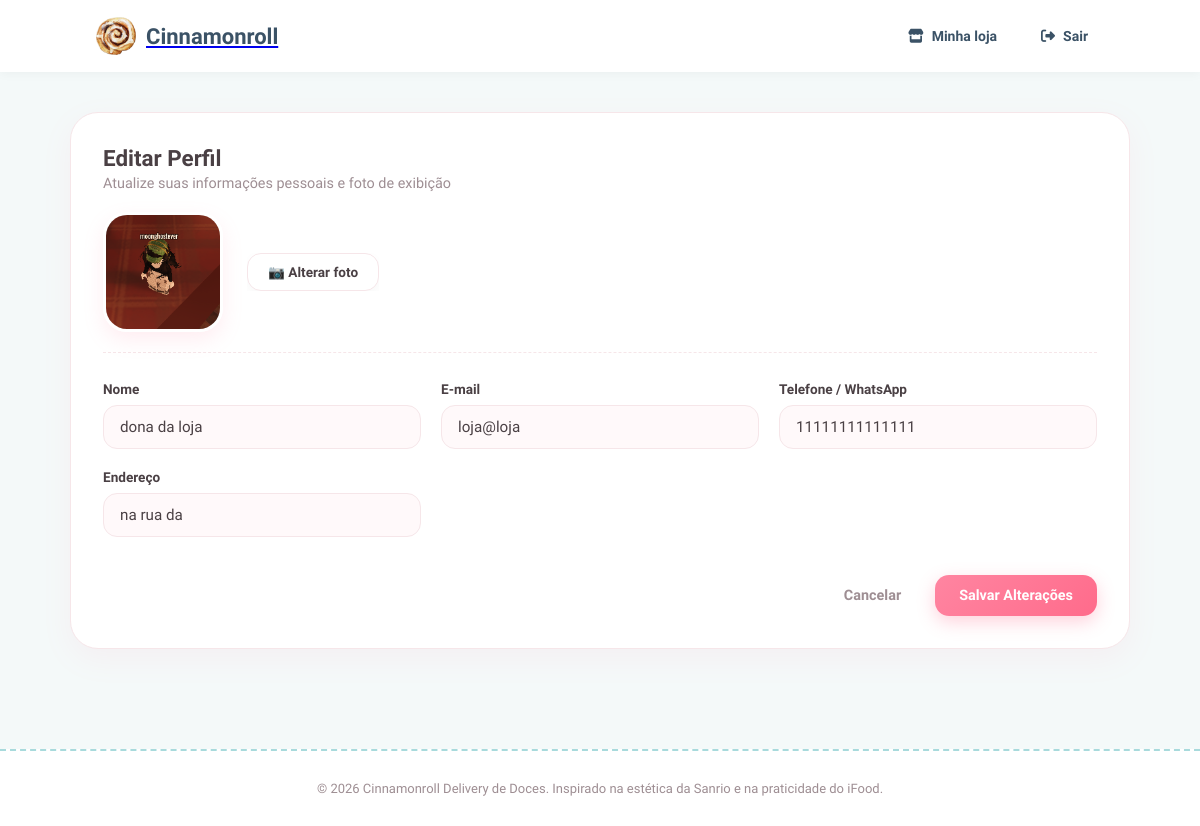
The page /perfilCliente/editar/ (signed in) on the database its author committed.
### core/models.py (models this page shows, shortened)
class Perfil(models.Model):
    TIPO_USUARIO = (
        ("CLIENTE", "Cliente"),
        ("VENDEDOR", "Vendedor"),
        ("ADMINISTRADOR", "Admin"),
    )
    usuario = models.OneToOneField(
        User,
        on_delete=models.CASCADE,
        related_name="perfil"
    )
    tipo = models.CharField(max_length=13, choices=TIPO_USUARIO)
    telefone = models.CharField(max_length=20, blank=True)
    endereco = models.CharField(max_length=255, blank=True)
    nome_loja = models.CharField(max_length=100, blank=True)
    descricao_loja = models.TextField(blank=True)
    foto = models.ImageField(upload_to="lojas/", blank=True, null=True)

### core/views.py (the view, shortened to what this page needs)
# urls.py: path('perfilCliente/editar/', views.editar_perfil, name='editar_perfil_cliente'),
@login_required
def editar_perfil(request):
    perfil = request.user.perfil
    usuario = request.user
    return render(request, 'core/editarPerfilCliente.html', {'perfil': perfil})

### core/templates/core/editarPerfilCliente.html (shortened to what this page needs)
{% extends 'core/base.html' %}
{% load static %}
{% block head %}
<link rel="stylesheet" href="{% static 'forms.css' %}">
<link rel="stylesheet" href="{% static 'perfis.css' %}?v=2.1">
{% endblock %}
{% block content %}
<div class="perfil-cliente">
    <section class="cliente-secao">
        <div class="secao-cabecalho">
            <h2>Editar Perfil</h2>
            <p>Atualize suas informações pessoais e foto de exibição</p>
        </div>
        <form method="POST" enctype="multipart/form-data" class="form-editar-perfil">
            <div class="campo-foto">
                <div class="cliente-foto foto-preview">
                    {% if perfil.foto %}
                        <img src="{{ perfil.foto.url }}" alt="Foto do perfil">
                    {% else %}
                        <div class="cliente-foto-vazia"></div>
                    {% endif %}
                </div>
                <div class="upload-btn-wrapper">
                    <label for="id_foto" class="botao-editar">📷 Alterar foto</label>
                </div>
            </div>
            <div class="form-grid">
                <div class="campo-grupo">
                    <label for="first_name">Nome</label>
                    <input type="text" id="first_name" name="first_name" value="{{ perfil.usuario.first_name }}" placeholder="Seu nome completo" required>
                </div>
                <div class="campo-grupo">
                    <label for="email">E-mail</label>
                    <input type="email" id="email" name="email" value="{{ perfil.usuario.email }}" placeholder="seu.email@exemplo.com" required>
                </div>
                <div class="campo-grupo">
                    <label for="telefone">Telefone / WhatsApp</label>
                    <input type="text" id="telefone" name="telefone" value="{{ perfil.telefone|default:'' }}" placeholder="(00) 00000-0000">
                </div>
                <div class="campo-grupo">
                    <label for="endereco">Endereço</label>
                    <input type="text" id="endereco" name="endereco" value="{{ perfil.endereco|default:'' }}" placeholder="Rua, número, bairro...">
                </div>
            </div>
            <div class="form-acoes">
                <a href="{% url 'perfilCliente' %}" class="botao-cancelar">Cancelar</a>
                <button type="submit" class="botao-acao">Salvar Alterações</button>
            </div>
        </form>
    </section>
</div>
{% endblock %}

### static/style.css (style rules this page uses)
:root { --primary-blue: #a8dadc; --light-blue: #f4f9f9; --accent-pink: #ff94b9; --soft-pink-bg: #fff0f5; --soft-yellow: #fff3bf; --text-color: #3b5266; --text-muted: #7890a8; --white: #ffffff; --gray-bg: #f4f6f8; --border-color: #eef2f6; --shadow-soft: 0 4px 16px rgba(168, 218, 220, 0.15); --border-radius-lg: 20px; --border-radius-sm: 14px; }
* { margin: 0; padding: 0; box-sizing: border-box; font-family: 'Quicksand', sans-serif; }
body { background-color: var(--light-blue); color: var(--text-color); }
section { margin-bottom: 40px; }

### static/perfis.css (style rules this page uses)
:root { --primary: #FF85A1; --primary-hover: #FF6B8B; --bg-light: #FFF9FA; --card-bg: #FFFFFF; --text-main: #4A4044; --text-muted: #9E8E93; --accent-green: #4EBA8A; --border-soft: #F6E6E9; --shadow-soft: 0 10px 30px rgba(255, 133, 161, 0.08); }
.botao-editar { display: inline-flex; align-items: center; gap: 8px; background: #FFFFFF; color: var(--text-main); border: 1.5px solid var(--border-soft); padding: 10px 20px; border-radius: 14px; font-size: 0.85rem; font-weight: 700; text-decoration: none; box-shadow: 0 4px 12px rgba(0, 0, 0, 0.03); transition: all 0.2s ease; }
:root { --primary: #FF85A1; --primary-hover: #FF6B8B; --bg-light: #FFF9FA; --card-bg: #FFFFFF; --text-main: #4A4044; --text-muted: #9E8E93; --danger: #FF5A5A; --danger-hover: #E04343; --border-soft: #F6E6E9; --shadow-soft: 0 10px 30px rgba(255, 133, 161, 0.08); }
.perfil-cliente { max-width: 1100px; margin: 40px auto; padding: 0 20px; font-family: 'Plus Jakarta Sans', 'Quicksand', -apple-system, sans-serif; color: var(--text-main); display: flex; flex-direction: column; gap: 40px; }
.cliente-foto { width: 120px; height: 120px; border-radius: 24px; overflow: hidden; flex-shrink: 0; box-shadow: 0 8px 20px rgba(255, 133, 161, 0.15); border: 3px solid #FFFFFF; }
.cliente-foto img { width: 100%; height: 100%; object-fit: cover; }
.cliente-secao { background: var(--card-bg); border-radius: 28px; padding: 32px; border: 1px solid var(--border-soft); box-shadow: var(--shadow-soft); }
.secao-cabecalho h2 { font-size: 1.4rem; font-weight: 800; color: var(--text-main); margin-bottom: 4px; }
.secao-cabecalho p { font-size: 0.9rem; color: var(--text-muted); margin-bottom: 20px; }
.botao-acao { background: linear-gradient(135deg, var(--primary), var(--primary-hover)); color: #FFFFFF; padding: 12px 24px; border-radius: 14px; font-size: 0.9rem; font-weight: 700; text-decoration: none; box-shadow: 0 6px 18px rgba(255, 107, 139, 0.3); transition: all 0.25s ease; display: inline-flex; align-items: center; }
.form-editar-perfil { display: flex; flex-direction: column; gap: 28px; }
.campo-foto { display: flex; align-items: center; gap: 24px; padding-bottom: 20px; border-bottom: 1px dashed var(--border-soft); }
.upload-btn-wrapper { position: relative; overflow: hidden; display: inline-block; }
.form-grid { display: grid; grid-template-columns: repeat(auto-fit, minmax(280px, 1fr)); gap: 20px; }
.campo-grupo { display: flex; flex-direction: column; gap: 8px; }
.campo-grupo label { font-size: 0.85rem; font-weight: 700; color: var(--text-main); }
.campo-grupo input { background: var(--bg-light); border: 1.5px solid var(--border-soft); border-radius: 14px; padding: 12px 16px; font-size: 0.95rem; color: var(--text-main); outline: none; transition: all 0.2s ease; font-family: inherit; }
.form-acoes { display: flex; justify-content: flex-end; gap: 12px; margin-top: 10px; }
.botao-cancelar { background: transparent; color: var(--text-muted); padding: 12px 22px; border-radius: 14px; font-size: 0.9rem; font-weight: 700; text-decoration: none; transition: all 0.2s ease; display: inline-flex; align-items: center; }
.form-acoes button.botao-acao { border: none; cursor: pointer; }

### rows shown on the page
Perfil: foto (picture), first_name "dona da loja", email "loja@loja", telefone "11111111111111", endereco "na rua da"
